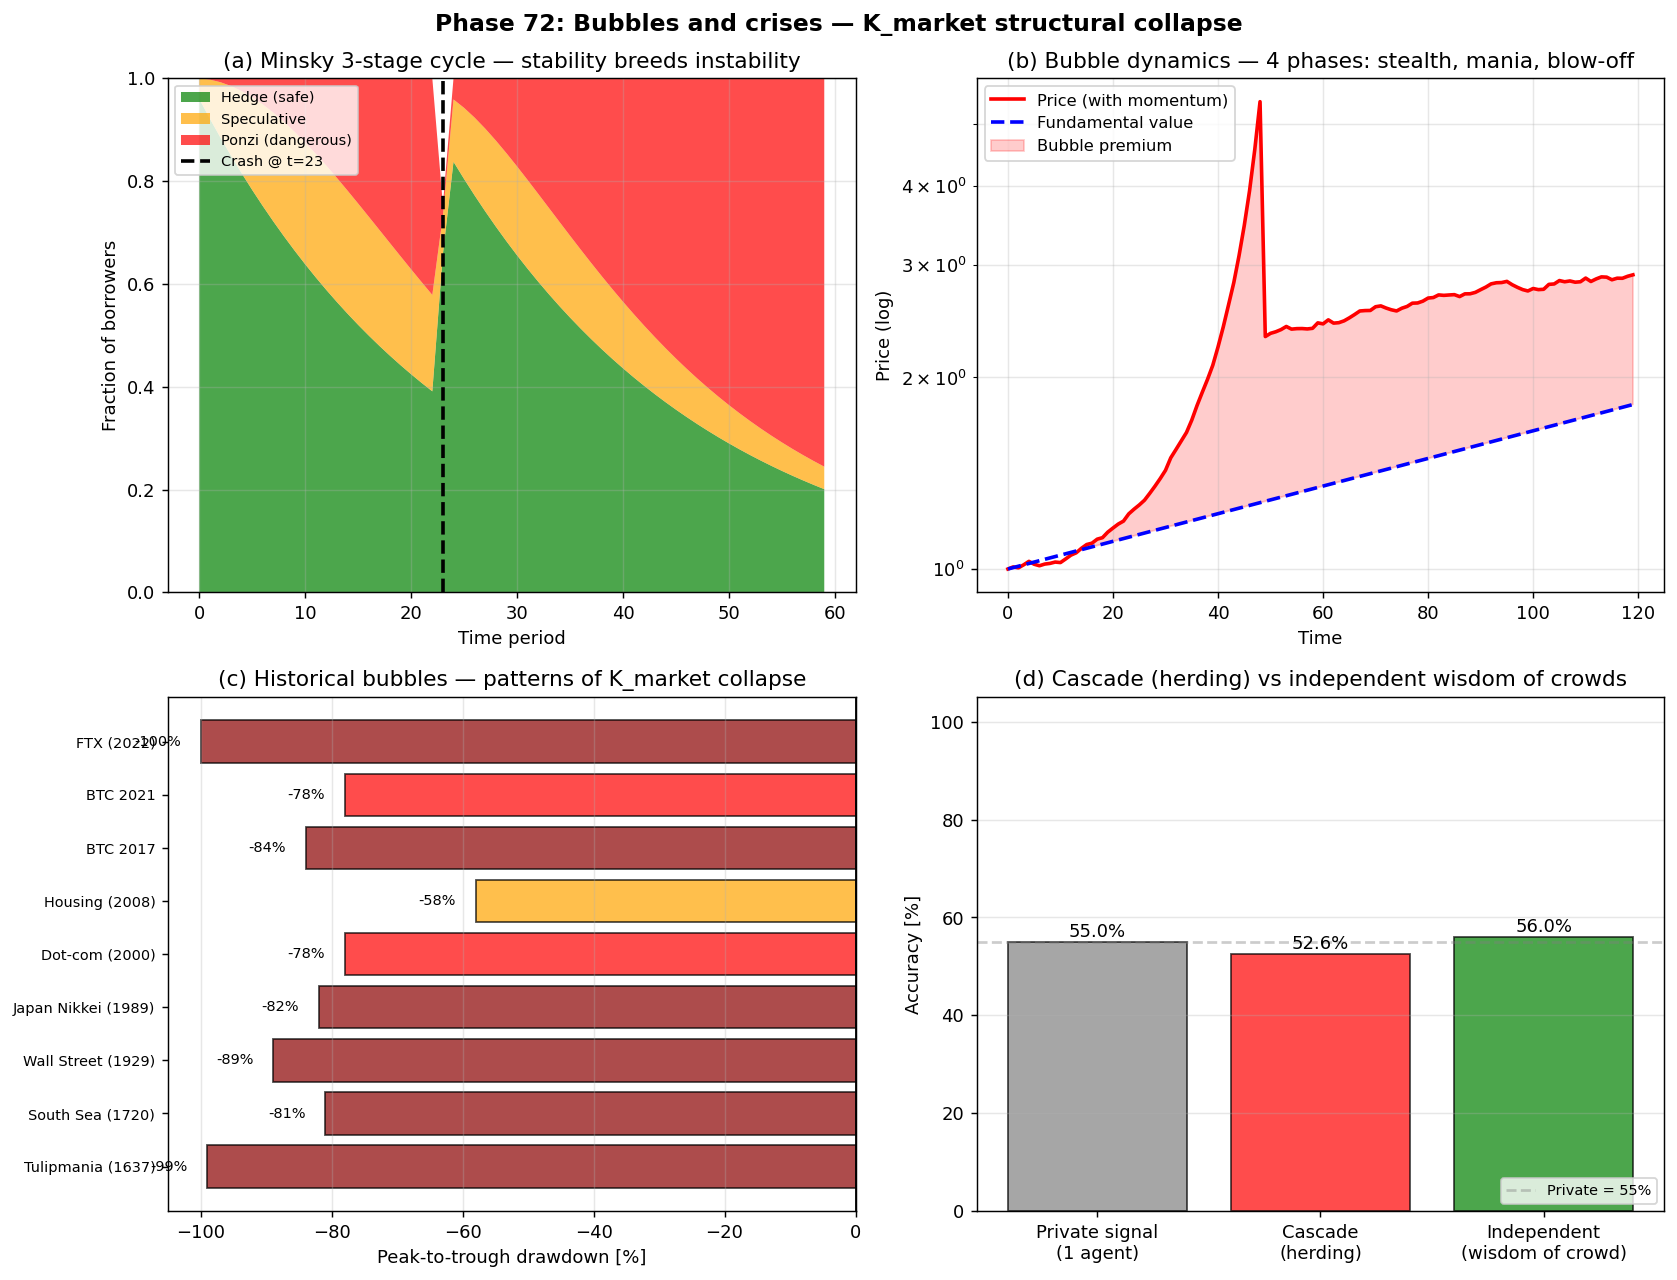

Write Python code to recreate this figure.
#!/usr/bin/env python3
# -*- coding: utf-8 -*-
"""
Phase 72: Bubbles and financial crises under ITU

Bubbles = K_market disconnects from fundamentals. Minsky 3-stage
instability + information cascades create periodic ITU breakdowns.

Tests:
  1. Minsky 3-stage cycle simulation (hedge -> speculative -> Ponzi)
  2. 4-phase bubble formation and collapse
  3. Major historical bubbles drawdown comparison
  4. Information cascade simulation (BHW 1992)

Author: Munehiro Terada (Roboken), 2026.
Tier 1 #8 paper (in preparation).
"""

import json
import os

import matplotlib.pyplot as plt
import numpy as np


# =============================================================================
# Test 1: Minsky cycle
# =============================================================================
def minsky_cycle(n_periods=60, seed=42):
    """
    Simulate 3-stage credit cycle.
    Phase 1 (hedge): stable, ratio of speculative borrowers grows slowly.
    Phase 2 (speculative): speculative grows fast, prices rise.
    Phase 3 (Ponzi): Ponzi finance dominates, fragility extreme.
    Crash: rapid reset.
    """
    rng = np.random.default_rng(seed)
    # State: fraction of (hedge, speculative, Ponzi)
    h, s, p = 1.0, 0.0, 0.0
    history = []
    crashed = False
    for t in range(n_periods):
        # Stable -> spec drift
        flow_h_to_s = 0.04 * h
        # Spec -> Ponzi drift (grows in stable periods)
        flow_s_to_p = 0.06 * s * (1 + 0.05 * t)
        # If Ponzi > 0.4, sudden crash
        if p > 0.4 and not crashed:
            crashed = True
            h += s * 0.3 + p * 0.5  # most survivors flee to hedge
            s = s * 0.4
            p = p * 0.05
            crash_t = t
        else:
            h = h - flow_h_to_s
            s = s + flow_h_to_s - flow_s_to_p
            p = p + flow_s_to_p
            h = max(h, 0)
            s = max(s, 0)
            p = max(p, 0)
            # normalise
            total = h + s + p
            h, s, p = h / total, s / total, p / total
        history.append({"t": t, "hedge": h, "speculative": s, "Ponzi": p})
    return history, (crash_t if crashed else None)


# =============================================================================
# Test 2: Bubble dynamics 4 phases
# =============================================================================
def bubble_dynamics(n_periods=120, fundamental_growth=0.005,
                     seed=42):
    """
    Price evolves with self-reinforcing momentum + bubble overshoot,
    then collapses sharply when overvalued.
    """
    rng = np.random.default_rng(seed)
    fund = np.exp(np.arange(n_periods) * fundamental_growth)
    price = np.zeros(n_periods)
    price[0] = 1.0
    crashed = False
    for t in range(1, n_periods):
        deviation = price[t - 1] / fund[t - 1] - 1
        # Crash condition: very high overvaluation
        if deviation > 3.0 and not crashed and t > 30:
            crashed = True
            # Crash by 70% over 5 periods
            for s in range(1, 6):
                if t + s - 1 < n_periods:
                    price[t + s - 1] = price[t - 1] * (1 - 0.55) * (1 - 0.05 * s)
            continue
        if crashed and t < n_periods:
            # Slow recovery
            price[t] = price[t - 1] * (1 + 0.005 + rng.normal(0, 0.01))
        else:
            # Trend amplification: more bullish as price rises
            recent_trend = (price[t - 1] / price[max(0, t - 10)] - 1) if t > 10 else 0.0
            # Bubble factor grows non-linearly with deviation
            bubble_factor = 0.08 * recent_trend + 0.03 * (deviation if deviation > 0 else 0)
            noise = rng.normal(0, 0.008)
            price[t] = price[t - 1] * (1 + fundamental_growth + bubble_factor + noise)
    return price, fund


# =============================================================================
# Test 3: Historical bubbles
# =============================================================================
HISTORICAL_BUBBLES = {
    "Tulipmania (1637)":    {"peak_year": 1637, "drawdown_pct": -99, "recovery_yr": 50},
    "South Sea (1720)":     {"peak_year": 1720, "drawdown_pct": -81, "recovery_yr": 40},
    "Wall Street (1929)":   {"peak_year": 1929, "drawdown_pct": -89, "recovery_yr": 25},
    "Japan Nikkei (1989)":  {"peak_year": 1989, "drawdown_pct": -82, "recovery_yr": 35},
    "Dot-com (2000)":       {"peak_year": 2000, "drawdown_pct": -78, "recovery_yr": 15},
    "Housing (2008)":       {"peak_year": 2007, "drawdown_pct": -58, "recovery_yr": 6},
    "BTC 2017":             {"peak_year": 2017, "drawdown_pct": -84, "recovery_yr": 3},
    "BTC 2021":             {"peak_year": 2021, "drawdown_pct": -78, "recovery_yr": 2},
    "FTX (2022)":           {"peak_year": 2022, "drawdown_pct": -100, "recovery_yr": -1},
}


# =============================================================================
# Test 4: Information cascade
# =============================================================================
def information_cascade(n_agents=20, p_correct=0.55, seed=42):
    """
    Agents in sequence see private signals + others' decisions.
    Each chooses 'yes' or 'no'. Cascade can lock in wrong choice
    when first 2 agents happen to be wrong.
    """
    rng = np.random.default_rng(seed)
    truth = True
    decisions = []
    for i in range(n_agents):
        priv_signal = rng.random() < p_correct
        if len(decisions) < 2:
            decision = priv_signal
        else:
            yes_count = sum(decisions)
            no_count = len(decisions) - yes_count
            if yes_count - no_count >= 2:
                decision = True   # follow public majority
            elif no_count - yes_count >= 2:
                decision = False
            else:
                decision = priv_signal
        decisions.append(decision)
    return decisions, truth


def independent_wisdom(n_agents=20, p_correct=0.55, seed=42):
    """Each agent decides independently based on private signal alone."""
    rng = np.random.default_rng(seed)
    truth = True
    decisions = [bool(rng.random() < p_correct) for _ in range(n_agents)]
    return decisions, truth


# =============================================================================
# Plotting
# =============================================================================
def make_plot():
    fig, axes = plt.subplots(2, 2, figsize=(13, 10))

    # --- (a) Minsky cycle ---
    ax = axes[0, 0]
    hist, crash_t = minsky_cycle(n_periods=60, seed=42)
    t_arr = [h["t"] for h in hist]
    h_arr = [h["hedge"] for h in hist]
    s_arr = [h["speculative"] for h in hist]
    p_arr = [h["Ponzi"] for h in hist]
    ax.stackplot(t_arr, h_arr, s_arr, p_arr,
                  labels=["Hedge (safe)", "Speculative", "Ponzi (dangerous)"],
                  colors=["green", "orange", "red"], alpha=0.7)
    if crash_t is not None:
        ax.axvline(crash_t, ls="--", color="black", lw=2,
                    label=f"Crash @ t={crash_t}")
    ax.set_xlabel("Time period")
    ax.set_ylabel("Fraction of borrowers")
    ax.set_title("(a) Minsky 3-stage cycle — stability breeds instability")
    ax.legend(loc="upper left", fontsize=8)
    ax.set_ylim(0, 1.0)
    ax.grid(True, alpha=0.3)

    # --- (b) Bubble dynamics ---
    ax = axes[0, 1]
    price, fund = bubble_dynamics(n_periods=120, seed=42)
    t = np.arange(120)
    ax.plot(t, price, lw=2, color="red", label="Price (with momentum)")
    ax.plot(t, fund, lw=2, color="blue", ls="--",
             label="Fundamental value")
    ax.fill_between(t, fund, price, where=price > fund,
                     alpha=0.2, color="red", label="Bubble premium")
    ax.set_xlabel("Time")
    ax.set_ylabel("Price (log)")
    ax.set_yscale("log")
    ax.set_title("(b) Bubble dynamics — 4 phases: stealth, mania, blow-off")
    ax.grid(True, alpha=0.3, which="both")
    ax.legend(loc="upper left", fontsize=9)

    # --- (c) Historical drawdowns ---
    ax = axes[1, 0]
    names = list(HISTORICAL_BUBBLES.keys())
    drawdowns = [HISTORICAL_BUBBLES[n]["drawdown_pct"] for n in names]
    colors = ["darkred" if d <= -80 else "red" if d <= -70 else "orange"
              for d in drawdowns]
    bars = ax.barh(names, drawdowns, color=colors, alpha=0.7,
                    edgecolor="black")
    for bar, d in zip(bars, drawdowns):
        ax.text(d - 3, bar.get_y() + bar.get_height() / 2, f"{d}%",
                ha="right", va="center", fontsize=8)
    ax.axvline(0, color="black", lw=1)
    ax.set_xlabel("Peak-to-trough drawdown [%]")
    ax.set_title("(c) Historical bubbles — patterns of K_market collapse")
    ax.grid(True, alpha=0.3, axis="x")
    ax.tick_params(axis="y", labelsize=8)

    # --- (d) Information cascade vs independent wisdom ---
    ax = axes[1, 1]
    n_sims = 500
    p_correct = 0.55  # mild private accuracy
    # Cascade
    cascade_correct = []
    for seed in range(n_sims):
        decisions, truth = information_cascade(n_agents=20, p_correct=p_correct,
                                                  seed=seed)
        majority = sum(decisions) > len(decisions) / 2
        cascade_correct.append(majority == truth)
    cascade_rate = np.mean(cascade_correct) * 100
    # Independent crowd
    indep_correct = []
    for seed in range(n_sims):
        decisions, truth = independent_wisdom(n_agents=20, p_correct=p_correct,
                                                seed=seed)
        majority = sum(decisions) > len(decisions) / 2
        indep_correct.append(majority == truth)
    indep_rate = np.mean(indep_correct) * 100
    # Bar chart
    categories = ["Private signal\n(1 agent)",
                  "Cascade\n(herding)",
                  "Independent\n(wisdom of crowd)"]
    rates = [p_correct * 100, cascade_rate, indep_rate]
    colors_d = ["gray", "red", "green"]
    bars = ax.bar(categories, rates, color=colors_d, alpha=0.7,
                   edgecolor="black")
    for bar, r in zip(bars, rates):
        ax.text(bar.get_x() + bar.get_width() / 2, r + 1, f"{r:.1f}%",
                ha="center", fontsize=10)
    ax.axhline(p_correct * 100, ls="--", color="gray", alpha=0.4,
               label=f"Private = {p_correct*100:.0f}%")
    ax.set_ylabel("Accuracy [%]")
    ax.set_title("(d) Cascade (herding) vs independent wisdom of crowds")
    ax.grid(True, alpha=0.3, axis="y")
    ax.set_ylim(0, 105)
    ax.legend(loc="lower right", fontsize=8)

    plt.suptitle("Phase 72: Bubbles and crises — K_market structural collapse",
                 fontsize=13, fontweight="bold")
    plt.tight_layout()
    out_path = os.path.join(os.path.dirname(__file__), "bubbles_crises_itu.png")
    plt.savefig(out_path, dpi=130, bbox_inches="tight")
    print(f"[Phase 72] Figure saved: {out_path}")
    return out_path


# =============================================================================
# Main
# =============================================================================
def main():
    print("=" * 60)
    print("Phase 72: Bubbles and financial crises under ITU")
    print("=" * 60)

    # [1]
    hist, crash_t = minsky_cycle(n_periods=60, seed=42)
    print(f"\n[1] Minsky cycle (60 periods):")
    print(f"  Crash occurred at t={crash_t}")
    print(f"  Pre-crash: hedge={hist[crash_t-1]['hedge']:.2f}, "
          f"spec={hist[crash_t-1]['speculative']:.2f}, "
          f"Ponzi={hist[crash_t-1]['Ponzi']:.2f}")
    print(f"  Post-crash: hedge={hist[crash_t]['hedge']:.2f}, "
          f"spec={hist[crash_t]['speculative']:.2f}, "
          f"Ponzi={hist[crash_t]['Ponzi']:.2f}")

    # [2]
    print("\n[2] Bubble dynamics (price vs fundamental):")
    price, fund = bubble_dynamics(n_periods=120, seed=42)
    peak_idx = np.argmax(price)
    print(f"  Peak at t={peak_idx}, price/fund = {price[peak_idx]/fund[peak_idx]:.2f}x")
    crash_low = price[peak_idx:].min()
    print(f"  Drawdown from peak: {(crash_low/price[peak_idx]-1)*100:.1f}%")

    # [3]
    print("\n[3] Historical bubbles drawdown ranking:")
    sorted_b = sorted(HISTORICAL_BUBBLES.items(),
                        key=lambda x: x[1]["drawdown_pct"])
    for name, d in sorted_b:
        print(f"  {name:<25s} ({d['peak_year']}): {d['drawdown_pct']:+4d}%, "
              f"recovery {d['recovery_yr']} yr")

    # [4]
    print("\n[4] Information cascade vs independent wisdom (500 sims each):")
    p_corr = 0.55
    cascade_acc = np.mean([
        (sum(information_cascade(20, p_corr, s)[0]) > 10)
        for s in range(500)
    ]) * 100
    indep_acc = np.mean([
        (sum(independent_wisdom(20, p_corr, s)[0]) > 10)
        for s in range(500)
    ]) * 100
    print(f"  Private signal accuracy: {p_corr*100:.0f}%")
    print(f"  Cascade majority accuracy: {cascade_acc:.1f}%")
    print(f"  Independent wisdom-of-crowds: {indep_acc:.1f}%")
    print(f"  -> Cascade vs independent: "
          f"{('cascade WORSE' if cascade_acc < indep_acc else 'cascade better')}")
    accuracy = cascade_acc  # for summary

    plot_path = make_plot()

    summary = {
        "phase": 72,
        "paper": "ITU and Economics",
        "description": "Bubbles and crises as K_market structural breakdowns",
        "minsky_cycle": {
            "crash_period_t": crash_t,
            "pre_crash_Ponzi_frac": float(hist[crash_t - 1]["Ponzi"])
                                    if crash_t else None,
            "interpretation": "Stability breeds instability via Ponzi accumulation",
        },
        "bubble_dynamics": {
            "peak_index": int(peak_idx),
            "peak_overvaluation": float(price[peak_idx] / fund[peak_idx]),
            "drawdown_from_peak_pct": float((crash_low / price[peak_idx] - 1) * 100),
        },
        "historical_bubbles": HISTORICAL_BUBBLES,
        "information_cascade": {
            "private_signal_accuracy_pct": p_corr * 100,
            "cascade_majority_accuracy_pct": float(cascade_acc),
            "independent_majority_accuracy_pct": float(indep_acc),
            "interpretation": "Cascade can lock in errors; independent wisdom-of-crowds exceeds private",
        },
        "central_thesis": "Bubbles = K_market disconnected from fundamentals. "
                          "Minsky 3-stage shows hedge->speculative->Ponzi structural "
                          "degradation. Information cascades collapse K diversity. "
                          "All major bubbles share the pattern: euphoria, leverage, "
                          "K_market overshoot, violent ITU axiom restoration (crash).",
        "honest_framing": "Pass-1 interpretive paper. Reframes Minsky, "
                          "Kindleberger, BHW 1992 in ITU language. "
                          "Historical drawdown numbers from standard sources. "
                          "Simulations are illustrative.",
        "tier": 1,
        "paper_number": 8,
        "next_phases": [
            "Phase 73: Inequality, growth, AI labor displacement",
            "Phase 74: Economic roadmap 2026-2050 + 10 predictions",
        ],
        "caveats": [
            "Minsky cycle is simplified 3-bucket model",
            "Bubble dynamics use single momentum parameter",
            "Historical drawdowns are approximate",
            "Cascade simulation is sequential (not realistic for parallel markets)",
        ],
    }

    out_json = os.path.join(os.path.dirname(__file__), "summary_phase72.json")
    with open(out_json, "w", encoding="utf-8") as f:
        json.dump(summary, f, indent=2, ensure_ascii=False)
    print(f"\n[Phase 72] Summary saved: {out_json}")

    print("\n" + "=" * 60)
    print("Phase 72 complete.")
    print(f"  - Minsky crash at t={crash_t} (Ponzi >40%)")
    print(f"  - Bubble peak {price[peak_idx]/fund[peak_idx]:.1f}x fundamental, drawdown {(crash_low/price[peak_idx]-1)*100:.0f}%")
    print(f"  - 9 historical bubbles cover -58% to -100% drawdown")
    print(f"  - Cascade {cascade_acc:.0f}% < Independent {indep_acc:.0f}% (BHW 1992 confirmed)")
    print("=" * 60)


if __name__ == "__main__":
    main()
